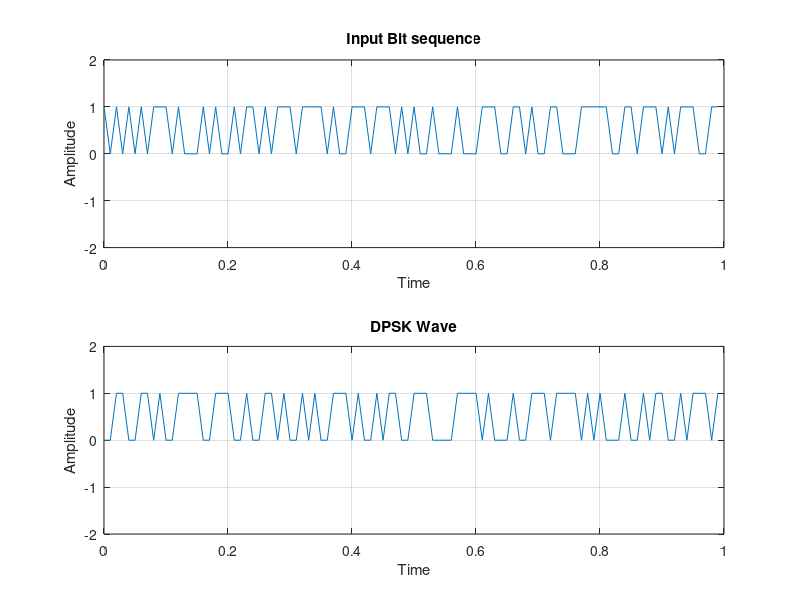
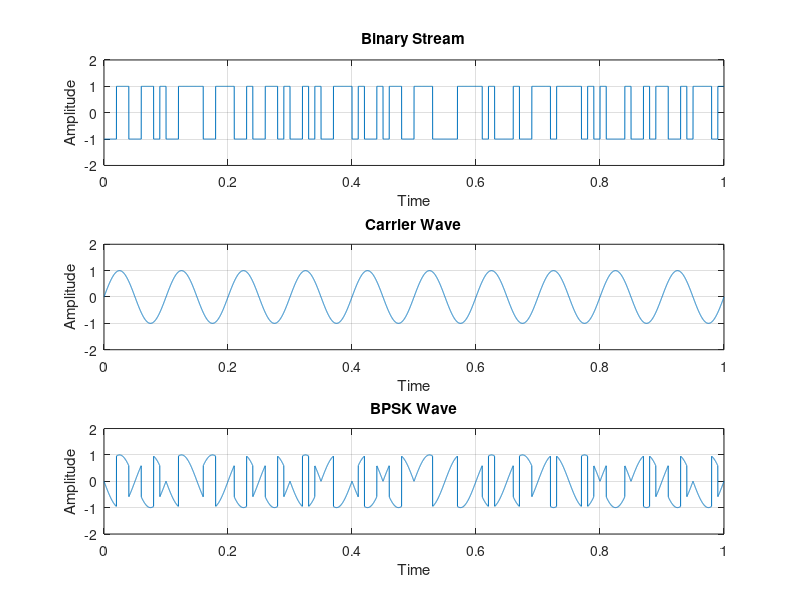
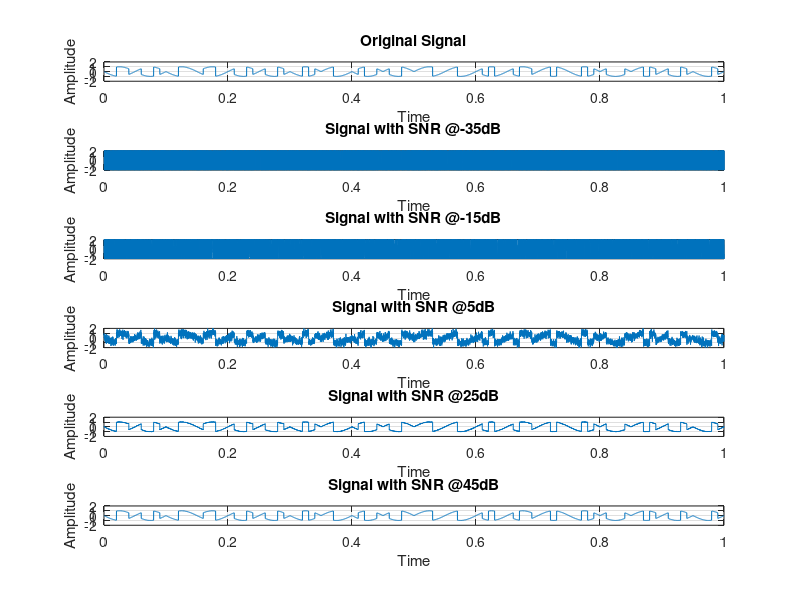
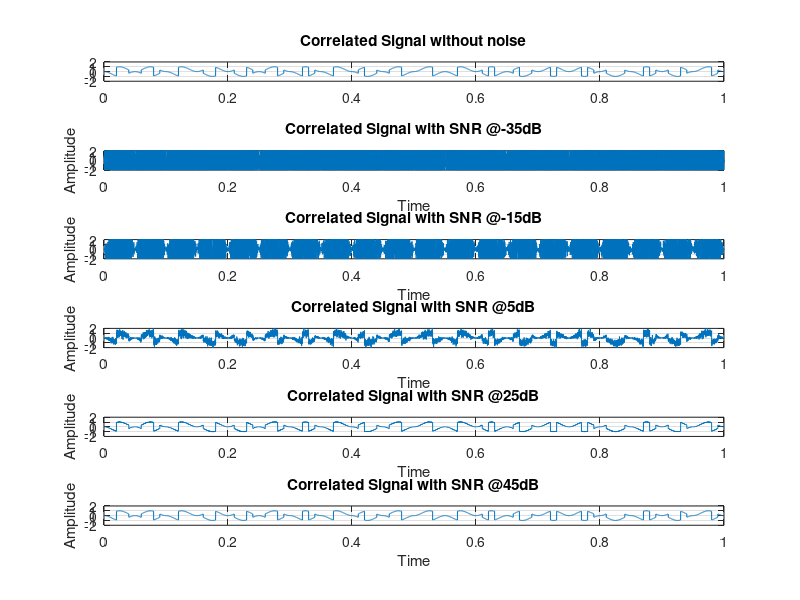

These charts were generated, in order, by the following MATLAB code:
%Binary Phase Shift Keying. 
 
clc;
clear vars;
close all;
count=100;
t_1=(1/(count^2)):(1/(count)):1; 
t=(1/(count^2)):(1/(count^2)):1; 
fc=10;
a=round(rand(1,count))
                                                   %DPSK Modulation of the input sequence
c_1(1)=0
for i=1:100
    c_1(i+1)=xor(c_1(i),a(i))
    d_1(i+1)=~c_1(i+1)
end
for i=1:100
    d_3(i)=d_1(i+1)
end
b=(2*d_3)-1;
c=repmat(b,1,count);
d=reshape(c,count,count);                          %First 10 samples in first row.
e=d';
w1= e(:)';   
            

                                                   %Every bit into a sequence (row format).
g=sin(2*pi*fc*t);
h=w1.*g;   
                                                   %Element by element multiplication.
figure(1);
subplot(2,1,1);
plot(t_1,a);
grid on;
xlabel('Time');
ylabel('Amplitude');
title('Input Bit sequence');
axis([0 1 -2 2]);


subplot(2,1,2);
plot(t_1,d_3);
grid on;
xlabel('Time');
ylabel('Amplitude');
title('DPSK Wave');
axis([0 1 -2 2]);


figure(2);
subplot(3,1,1);
plot(t,w1);
grid on;
axis([0 1 -2 2]);
xlabel('Time');
ylabel('Amplitude');
title('Binary Stream');
subplot(3,1,2);
plot(t,g);
grid on;
axis([0 1 -2 2]);
xlabel('Time');
ylabel('Amplitude');
title('Carrier Wave');
subplot(3,1,3);
plot(t,h);
grid on;
xlabel('Time');
ylabel('Amplitude');
title('BPSK Wave');
axis([0 1 -2 2]);
k=1; 
 
for i=-35:20:45
    n(k,:)=awgn(h,i,'measured');      %Addition of noise to the input signal
    k=k+1;                            %measured is used so as to measure the power 
end                                   %of the input signal and add noise accordingly   
 
figure(3);
subplot(6,1,1);
plot(t,h);
grid on;
title('Original Signal');
axis([0 1 -2 2]);
str={'Signal with SNR @-35dB' 'Signal with SNR @-15dB' 'Signal with SNR @5dB' 'Signal with SNR @25dB' 'Signal with SNR @45dB'  };
xlabel('Time');
ylabel('Amplitude');

for i=1:5
    subplot(6,1,i+1);
    plot(t,n(i,:));
    grid on;
    title(str(i));
    axis([0 1 -2 2]);
    xlabel('Time');
    ylabel('Amplitude');
end
h_1=h.*g;
 
figure(4);
k_1=2;
subplot(6,1,1);
plot(t,h_1);
grid on;
axis([0 1 -2 2]);
title('Correlated Signal without noise'); %Matched Filtering - can get the 
                                          %original signal even if it is corrupted with awgn
                                          %Filter has impulse response that
                                          %replicates the transmitted
                                          %signal.
                                          %Correlation studies similarity
                                          %of the signal
                                          
str={'Correlated Signal with SNR @-35dB' 'Correlated Signal with SNR @-15dB' 'Correlated Signal with SNR @5dB' 'Correlated Signal with SNR @25dB' 'Correlated Signal with SNR @45dB'}; 
 
for i=1:5     
    r(i,:)=(n(i,:).*g);
    subplot(6,1,k_1);
    plot(t,r(i,:));
    grid on;
    title(str(i)); 
 
axis([0 1 -2 2]);
xlabel('Time');
ylabel('Amplitude');
k_1=k_1+1;
end  
 
str={'Signal Integrated over bit duration for SNR @-35dB' 'Signal Integrated over bit duration for SNR @-15dB' 'Signal Integrated over bit duration for SNR @5dB' 'Signal Integrated over bit duration for SNR @25dB' 'Signal Integrated over bit duration for SNR @45dB'};
x_1=zeros(1,length(t));
y_1=x_1; 
 
figure(5);
k=1;     
for i=1:5
    x_1=r(i,:);
    for p=1:count:count*count
        y_1(p:p+(count-1))=cumsum(x_1(p:p+(count-1))); %Integration
        z(k)=y_1(p+(count-1));
        k=k+1;
    end
    s_1(i,:)=y_1;
    subplot(5,1,i);
    plot(t,s_1(i,:));
    grid on;
    title(str(i));
    axis([0 1 -10 10]);
    xlabel('Time');
    ylabel('Amplitude');
    x_1=zeros(1,length(t));
    y_1=x_1; 
end
v=[];
v1=0;
o=1;
 
    for i=1:5*count
        if z(i)>0
            v1=ones(1,count);
        else
            v1=-ones(1,count); 
        end
        v=[v v1];
    end
 f2=[];
    f1=0;
    bitval=[];
 for i=1:5*count                           %contains the four realizations (sigansl corrupted by four diff values of noise), each reralization has 10 values so 4 signalks have 40                
        if z(i)>=0                         %z is the variable that acts as a decision maker. depending on if it is +ve or -ve                 
            f1=1;             
        else
            f1=0;             
        end
        dec(i)=f1;
    end
 dec1=reshape(dec,count,5)';
 k=1; 
 berval=[];
 for snr=-35:20:45
     [noe ber]= biterr(a,dec1(k,:));
     berval=[berval ber];
     k=k+1;
 end
     
 u=reshape(v,count*count,5);               % we use this fn to recover the 4 realizATIONS, 400 Bits are created. we have 4 such columns each with 100 rows.
 
figure(5); 
subplot(6,1,1); 
plot(t,w1); 
grid on; 
title('Original Data Stream'); 
xlabel('Time'); ylabel('Amplitude'); 
axis([0 1 -2 2]);
k=2; 
str={'Retreived Binary Stream for SNR @-35dB' 'Retreived Binary Stream for SNR @-5dB' 'Retreived Binary Stream for SNR @15dB' 'Retreived Binary Stream for SNR @25dB' 'Retreived Binary Stream for SNR @45dB'}; 
 
    for i=1:5                 
        subplot(6,1,k); plot(t,u(:,i)); 
        grid on;         
        axis([0 1 -2 2]);        
        title(str(i)); 
        xlabel('Time'); 
        ylabel('Amplitude');         
        k=k+1;     
    end
    figure(6);
    snr=-35:20:45;
    semilogy(snr,berval,'b*-','linewidth',2); 
    grid on;
    title('Practical BER vs SNR')
    xlabel('SNR')
    ylabel('BER')

    bitval=[];
    i=1; 
for snr=-35:20:45
y(i,:)=awgn(b,snr,'measured');
i=i+1;
end
y1=reshape(y',1,[]);
for i=1:length(y1)
    if y1(i)>=0
        det(i)=1;
    else det(i)=0;
    end
end
det1=reshape(det,[],5)';
for i=1:length(b)
    if b(i)==1
        b1(i)=1;
    else
        b1(i)=0;
    end
end
k=1; 
berval=[];
 for snr=-35:20:45;
     [noe ber]= biterr(b1(:)',det1(k,:));
     berval=[berval ber];    
     k=k+1;
end
     
figure(7);
    snr=-35:20:45
    semilogy(snr,berval,'b*-','linewidth',2); 
    grid on;
    title('Theoretical BER vs SNR')
    xlabel('SNR')
    ylabel('BER')
   
%Frequency Spectrum of BPSK Sigal 
figure(8)
fft_bpsk=fft(h);
len=length(h);
w=[-len/2:len/2-1];
plot(w,abs(fftshift(fft(h))))
title('Frequency Spectrum')
    xlabel('Frequency')
    ylabel('Magnitude---> ')

%Constellation
num=1e4;
int=randi([1,2],1,num)
bpsk=zeros(size(int));
bpsk(int==1)=1;
bpsk(int==2)=-1;
figure(9)
plot(real(bpsk),imag(bpsk),'.');
xlim([-2 2]);
ylim([-2 2]);
title('BPSK Constellation');
xlabel('real part');
ylabel('imaginary part');
grid on;


%Decoding of DPSK 
g1=u(:,1)';
g2=u(:,2)';
g3=u(:,3)';
g4=u(:,4)';
g5=u(:,5)';
for i=1:100
    if g1(i)==-1
        g1(i)=0;
    end
    if g2(i)==-1
        g2(i)=0;
    end
    if g3(i)==-1
        g3(i)=0;
    end
    if g4(i)==-1
        g4(i)=0;
    end
    if g5(i)==-1
        g5(i)=0;
    end
end
for i=1:100
    if i==1
        z1(i)=xor(0,g1(i));
        z2(i)=xor(0,g2(i));
        z3(i)=xor(0,g3(i));
        z4(i)=xor(0,g4(i));
        z5(i)=xor(0,g5(i));
    else
        z1(i)=xor(g1(i),g1(i-1));
        z2(i)=xor(g2(i),g2(i-1));
        z3(i)=xor(g2(i),g3(i-1));
        z4(i)=xor(g2(i),g4(i-1));
        z5(i)=xor(g2(i),g5(i-1));
    end
end
figure(10) 
subplot(5,1,1)
plot(t_1,z1);
subplot(5,1,2)
plot(t_1,z2);
subplot(5,1,3)
plot(t_1,z3);
subplot(5,1,4)
plot(t_1,z4);
subplot(5,1,5)
plot(t_1,z5);